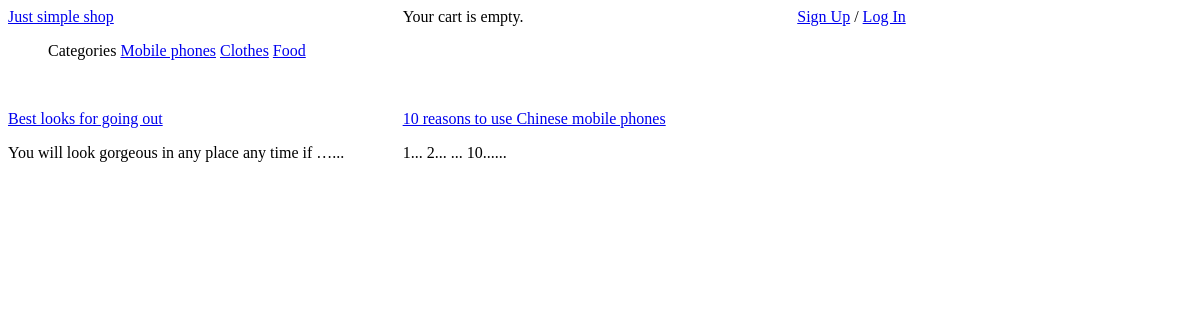
/, run on an earlier commit of the app's database.
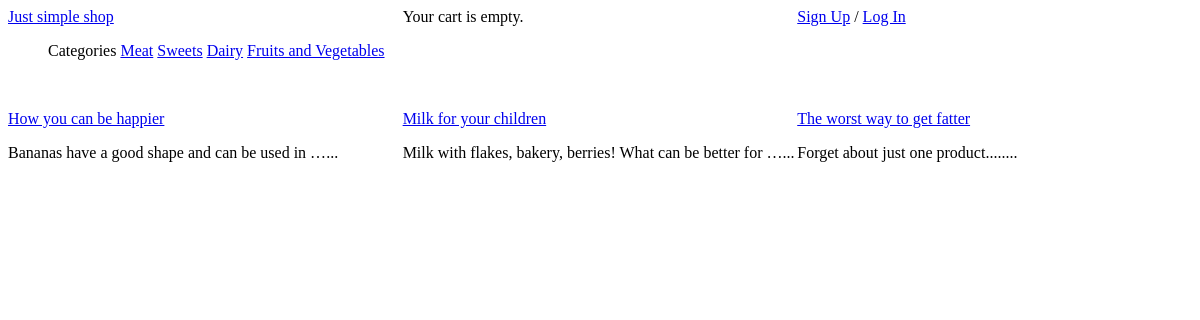
And on a later commit of the database.
### shop/models.py (models this page shows, shortened)
class Category(models.Model):
    name = models.CharField(max_length=200)
    slug = models.SlugField(max_length=200, unique=True)

class Article(models.Model):
    name = models.CharField(max_length=200)
    slug = models.SlugField(max_length=200, unique=True)
    products = models.ManyToManyField(Product)
    description = models.TextField()

### shop/views.py (the view)
# urls.py: path('', views.index, name='index'),
def index(request):
    articles = Article.objects.all()
    categories = Category.objects.all()
    context = {'articles': articles,
               'categories': categories}
    return render(request, 'index.html', context)

### cart/cart.py (called while the page is built)
    def __len__(self):
        return sum(item['quantity'] for item in self.cart.values())

### cart/context_processors.py (called while the page is built)
def cart(request):
    return {'cart': Cart(request)}

### templates/index.html
{%extends "base.html"%}
{%block content%}
<div class="articles">
  {%for a in articles%}
    <div class="articles_item"><a href="/a/{{a.slug}}">{{a.name}}</a>
    <p>{{a.description|truncatewords:10}}...</p></div>
  {%endfor%}
</div>
{%endblock%}

### templates/base.html (shortened to what this page needs)
{% load static %}
<!DOCTYPE html>
<html lang="en">
<head>
</head>
<body>
{%include "menu.html"%}
<div class="container">
{%block content%}{%endblock%}
</div>
</body>
</html>

### templates/menu.html
<div class="menu">
    <div class="menu_item"><a href="/">Just simple shop</a></div>
    <div class="menu_item">
        {% with total_items=cart|length %}
          {% if cart|length > 0 %}
            Your cart:
            <a href="{% url "cart:cart_detail" %}">
              {{ total_items }} item{{ total_items|pluralize }},
              {{ cart.get_total_price }} RUB
            </a>
          {% else %}
            Your cart is empty.
          {% endif %}
        {% endwith %}
    </div>
    <div class="menu_item">
        {% if request.user.is_authenticated %}
            {{request.user}} / <a href="{% url "logout" %}">Log Out</a>
        {% else %}
            <a href="/signup">Sign Up</a> / <a href="/login">Log In</a>
        {%endif%}
    </div>
</div>
{%if categories%}
<div class="categories">
    <ul>
        <li>Categories</li>
        {%for category in categories%}
        <li><a href="/c/{{category.slug}}">{{category.name}}</a></li>
        {%endfor%}
    </ul>
</div>
{%endif%}

### templates/base.html (style rules this page uses)
.menu { display:flex }
.menu_item { width:33.33% }
.articles { display:flex }
.articles_item { width:33.33% }
.container { margin-top:50px }
.categories li { display:inline-block }

What changed in the data, as far as the page shows it:
removed Category: name "Mobile phones"
removed Category: name "Clothes"
removed Category: name "Food"
removed Article: name "Best looks for going out", description "You will look gorgeous in any place any time if …"
removed Article: name "10 reasons to use Chinese mobile phones", description "1... 2... ... 10..."
added Category: name "Meat"
added Category: name "Sweets"
added Category: name "Dairy"
added Category: name "Fruits and Vegetables"
added Article: name "How you can be happier", description "Bananas have a good shape and can be used in …"
added Article: name "Milk for your children", description "Milk with flakes, bakery, berries! What can be better for …"
added Article: name "The worst way to get fatter", description "Forget about just one product....."
